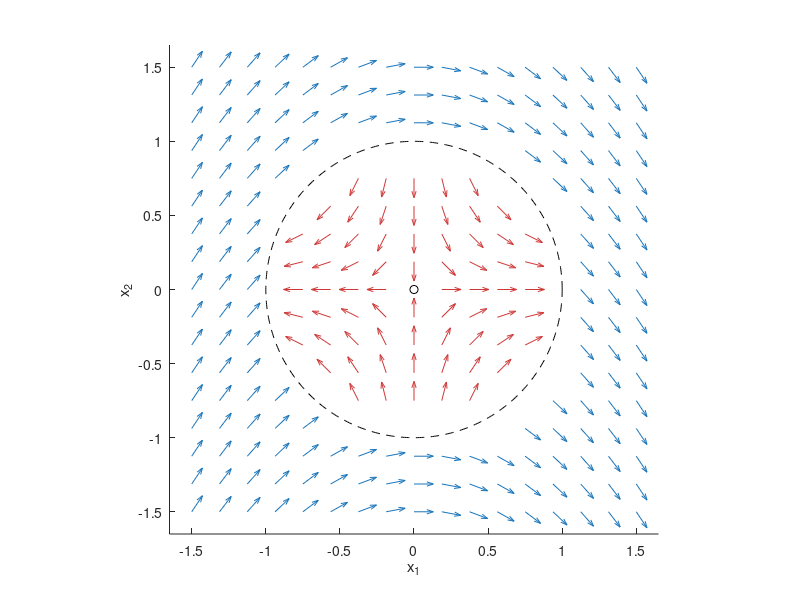

Recreate this plot in MATLAB.
function circle_switch_fields_v3
% H=1-x1^2-x2^2; F1=[x1;-x2] inside, F2=[1;-x1] outside.
[x,y]=meshgrid(linspace(-1.5,1.5,17));
r=hypot(x,y);
figure; hold on
for inside=[true,false]
    if inside
        u=x; v=-y; mask=r<0.88; color=[0.81,0.22,0.22];
    else
        u=ones(size(x)); v=-x; mask=r>1.12; color=[0.1,0.46,0.73];
    end
    speed=hypot(u,v); mask=mask & speed>0;
    quiver(x(mask),y(mask),0.13*u(mask)./speed(mask),...
        0.13*v(mask)./speed(mask),0,'Color',color);
end
t=linspace(0,2*pi,501); plot(cos(t),sin(t),'k--'); plot(0,0,'ko');
axis equal; axis([-1.65,1.65,-1.65,1.65]); xlabel('x_1'); ylabel('x_2');
end
